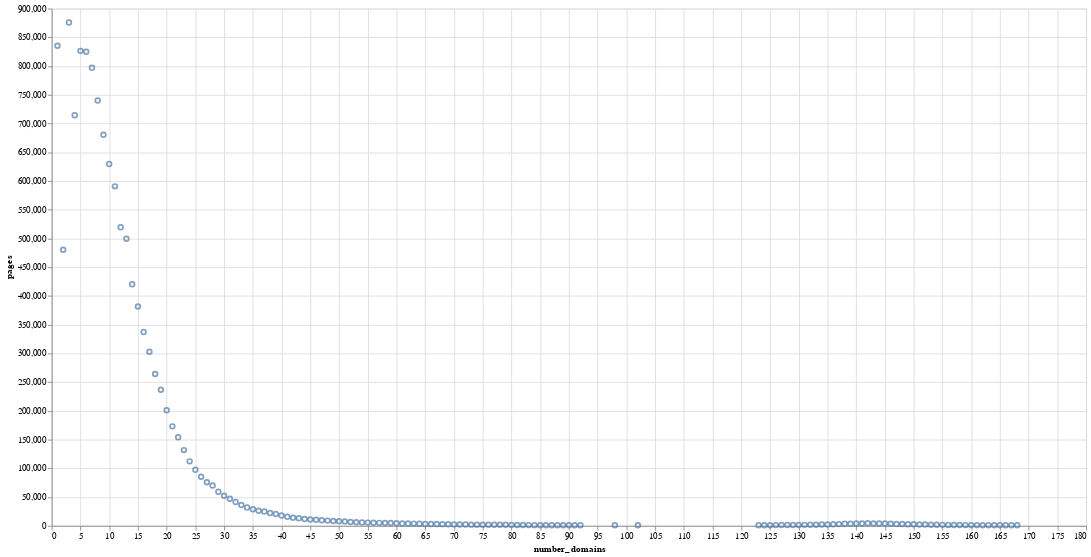

Notebook code cell kept with this figure:
### Markdown cell above
When we put all of this together, we can see some interesting patterns. For example:

- The number of requests per page increases linearly with respect to the number of domains.
- The long tail of the histogram of domains per site represents is a fairly large percentage of sites. 25% of sites have more than 15 domains.
- The median number of requests per page tracks is close to the average
- There is a wide gap between the 75th percentile and 95th percentile requests per page, which remains consistent for all domain groupings

### Code cell
import altair
chart = altair.Chart(df_domains).mark_point().encode(
    x='number_domains',
    y='pages',
    tooltip=['number_domains', 'pages']
).properties(
    width=1200,
    height=600
)
chart

### Figure 1 — Vega-Lite specification as saved in the notebook (floating-point values rounded to 4 significant figures; data arrays with more than 128 entries replaced by an {"elided": "..."} marker saying what was removed)
{"config": {"view": {"continuousWidth": 400, "continuousHeight": 300}}, "data": {"name": "data-6b7bc12019f2392c35d62be04a1dd899"}, "mark": "point", "encoding": {"tooltip": [{"field": "number_domains", "type": "quantitative"}, {"field": "pages", "type": "quantitative"}], "x": {"field": "number_domains", "type": "quantitative"}, "y": {"field": "pages", "type": "quantitative"}}, "height": 600, "width": 1200, "$schema": "https://vega.github.io/schema/vega-lite/v4.17.0.json", "datasets": {"data-6b7bc12019f2392c35d62be04a1dd899": {"elided": "140 records"}}}
